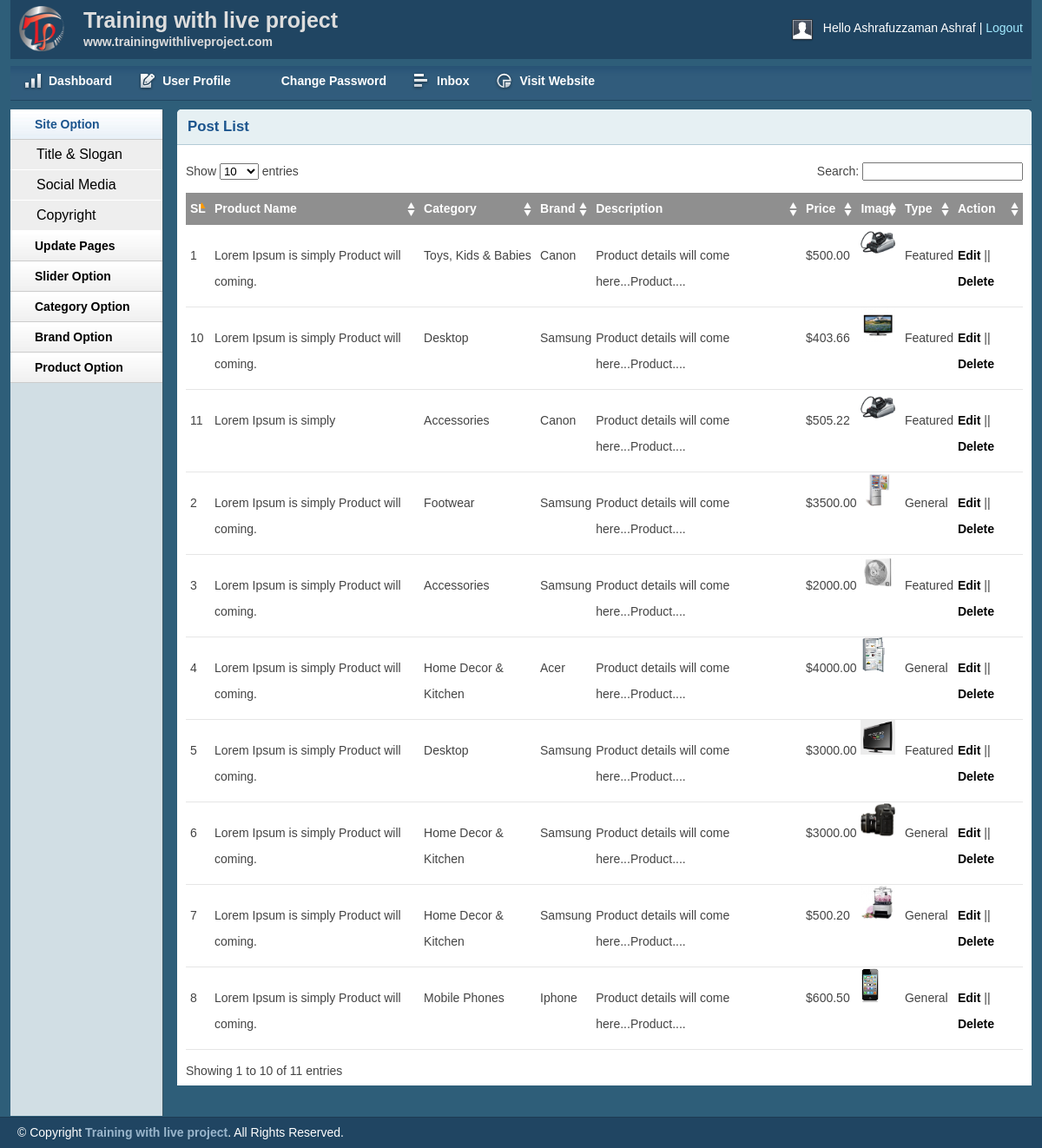
The page /admin/productlist.php (signed in) on the database its author committed.
### tables this page shows
CREATE TABLE IF NOT EXISTS `tbl_product` (
  `productId` int(11) NOT NULL AUTO_INCREMENT,
  `productName` varchar(255) NOT NULL,
  `catId` int(11) NOT NULL,
  `brandId` int(11) NOT NULL,
  `body` text NOT NULL,
  `price` float(10,2) NOT NULL,
  `image` varchar(255) NOT NULL,
  `type` tinyint(4) NOT NULL DEFAULT '0',
  PRIMARY KEY (`productId`)
);

CREATE TABLE IF NOT EXISTS `tbl_category` (
  `catId` int(11) NOT NULL AUTO_INCREMENT,
  `catName` varchar(255) NOT NULL,
  PRIMARY KEY (`catId`)
);

CREATE TABLE IF NOT EXISTS `tbl_brand` (
  `brandId` int(11) NOT NULL AUTO_INCREMENT,
  `brandName` varchar(255) NOT NULL,
  PRIMARY KEY (`brandId`)
);

### lib/Database.php (called while the page is built, shortened)
<?php
Class Database{
	public $host   = DB_HOST;
	public $user   = DB_USER;
	public $pass   = DB_PASS;
	public $dbname = DB_NAME;
	public $link;
	private function connectDB(){
	$this->link = new mysqli($this->host, $this->user, $this->pass, $this->dbname);
 }
	public function select($query){
		$result = $this->link->query($query) or die($this->link->error.__LINE__);
		if($result->num_rows > 0){
			return $result;
		} else {
			return false;
		}
	}
}

### classes/Product.php (called while the page is built, shortened)
<?php
   $filepath=realpath(dirname(__FILE__));
      include_once ($filepath.'/../lib/Database.php');
      include_once ($filepath.'/../helpers/Format.php');
?>
<?php
 class Product {
 	private $db;
  	public function __construct() {
      $this->db=new Database();
  	}
    public function getAllProduct(){
      $query="SELECT p.*,c.catName,b.brandName
      FROM tbl_product as p,tbl_category as c,tbl_brand as b
      WHERE p.catId=c.catId AND p.brandId=b.brandId
      ORDER BY p.productId DESC";
      $result=$this->db->select($query);
      return $result;
    }
 }
?>

### helpers/Format.php (called while the page is built, shortened)
<?php
 class Format{
   public function textShorten($text,$limit=400){
    $text=$text."";
    $text=substr($text,0,$limit);
    $text=substr($text,0,strrpos($text, ' '));
    $text=$text."....";
    return $text;
   }
 }
?>

### admin/productlist.php (the view, shortened to what this page needs)
<?php include 'inc/header.php';?>
<?php include 'inc/sidebar.php';?>
<?php include '../classes/Product.php';?>
<?php include_once '../helpers/Format.php';?>
<?php
   $pd=new Product();
   $fm=new Format();
?>
<div class="grid_10">
    <div class="box round first grid">
        <h2>Post List</h2>
        <div class="block">
            <table class="data display datatable" id="example">
			<thead>
				<tr>
					<th>SL</th>
					<th>Product Name</th>
					<th>Category</th>
					<th>Brand</th>
					<th>Description</th>
					<th>Price</th>
					<th>Image</th>
					<th>Type</th>
					<th>Action</th>
				</tr>
			</thead>
			<tbody>
				<?php
                  $getPd=$pd->getAllProduct();
                  if ( $getPd) {
                  	$i=0;
                  	while ($result= $getPd->fetch_assoc()) {
                  		$i++;
				?>
				<tr class="odd gradeX">
					<td><?php echo $i;?></td>
					<td><?php echo $result['productName'];?></td>
					<td><?php echo $result['catName'];?></td>
					<td><?php echo $result['brandName'];?></td>
					<td><?php echo $fm->textShorten($result['body'],50);?></td>
					<td>$<?php echo $result['price'];?></td>
					<td><img src="<?php echo $result['image'];?>" height="40px" weight="60px"/></td>
					<td>
						<?php
						  if ($result['type']==0) {
						  	echo "Featured";
						  }else{
						  	echo "General";
						  }
						 ?>
					</td>
							<td><a href="productedit.php?proid=<?php echo $result['productId'];?>">Edit</a> || <a onclick="return confirm('Are you sure to  delete')" href="?delpro=<?php echo $result['productId'];?>">Delete</a></td>
				</tr>
				<?php } } ?>
			</tbody>
		</table>
       </div>
    </div>
</div>
<?php include 'inc/footer.php';?>

### admin/css/layout.css (style rules this page uses)
body { background: #fff none repeat scroll 0 0; color: #444; font-size: 14px; padding: 0; }
a { color: #000; font-weight:bold; text-decoration: none; }
h1, h2, h3, h4, h5, h6 { line-height:1.2em; margin-bottom:.3em; }
h2 { margin-top:1em; }
.box { background:#fff; margin-bottom:20px; padding:10px 10px 10px 10px; margin-left:-8px; }
.box.grid { padding-bottom:40px; }
.box.round { -moz-border-radius: 5px 5px 0px 0px; -webkit-border-radius: 5px 5px 0px 0px; border-radius: 5px 5px 0px 0px; }
.box h2 { font-size:1.2em; font-weight:bold; color:#1B548D; background:#E6F0F3; margin:-10px -10px 0 -10px; padding:10px 12px; border-bottom:1px solid #B3CBD6; -moz-border-radius: 5px 5px 0px 0px; -webkit-border-radius: 5px 5px 0px 0px; border-radius: 5px 5px 0px 0px; }
.box.first { min-height: 406px; }
.block { padding-top:20px; }
p { margin-bottom:1em; }
.block { padding-bottom:1px; }
table.display { margin: 0 auto; clear: both; width: 100%; }
.sorting_asc { background: #8f8f8f url(../img/table/sort_asc.png) no-repeat center right; padding:8px 5px; text-align:left; color:#fff; }
.sorting { background:#8f8f8f url(../img/table/sort_both.png) no-repeat center right; padding:8px 5px; text-align:left; color:#fff; }
tr.odd { height: 30px; line-height: 30px; border-bottom:1px solid #e6e6e6; }
tr.even { height: 30px; line-height: 30px; border-bottom:1px solid #e6e6e6; }
tr.odd td, tr.even td { padding-left:5px; }

### rows shown on the page
tbl_product: productName "Lorem Ipsum is simply Product will coming.", catId.catName "Toys, Kids & Babies", brandId.brandName "Canon", body "Product details will come here...Product....", price "500.00", image (picture), type "Featured"
tbl_product: productName "Lorem Ipsum is simply Product will coming.", catId.catName "Footwear", brandId.brandName "Samsung", body "Product details will come here...Product....", price "3500.00", image (picture), type "General"
tbl_product: productName "Lorem Ipsum is simply Product will coming.", catId.catName "Accessories", brandId.brandName "Samsung", body "Product details will come here...Product....", price "2000.00", image (picture), type "Featured"
tbl_product: productName "Lorem Ipsum is simply Product will coming.", catId.catName "Home Decor & Kitchen", brandId.brandName "Acer", body "Product details will come here...Product....", price "4000.00", image (picture), type "General"
tbl_product: productName "Lorem Ipsum is simply Product will coming.", catId.catName "Desktop", brandId.brandName "Samsung", body "Product details will come here...Product....", price "3000.00", image (picture), type "Featured"
tbl_product: productName "Lorem Ipsum is simply Product will coming.", catId.catName "Home Decor & Kitchen", brandId.brandName "Samsung", body "Product details will come here...Product....", price "3000.00", image (picture), type "General"
tbl_product: productName "Lorem Ipsum is simply Product will coming.", catId.catName "Home Decor & Kitchen", brandId.brandName "Samsung", body "Product details will come here...Product....", price "500.20", image (picture), type "General"
tbl_product: productName "Lorem Ipsum is simply Product will coming.", catId.catName "Mobile Phones", brandId.brandName "Iphone", body "Product details will come here...Product....", price "600.50", image (picture), type "General"
tbl_product: productName "Lorem Ipsum is simply Product will coming.", catId.catName "Desktop", brandId.brandName "Samsung", body "Product details will come here...Product....", price "403.66", image (picture), type "Featured"
tbl_product: productName "Lorem Ipsum is simply", catId.catName "Accessories", brandId.brandName "Canon", body "Product details will come here...Product....", price "505.22", image (picture), type "Featured"

### other values the page prints
Session::get('adminName') "Ashrafuzzaman Ashraf"
